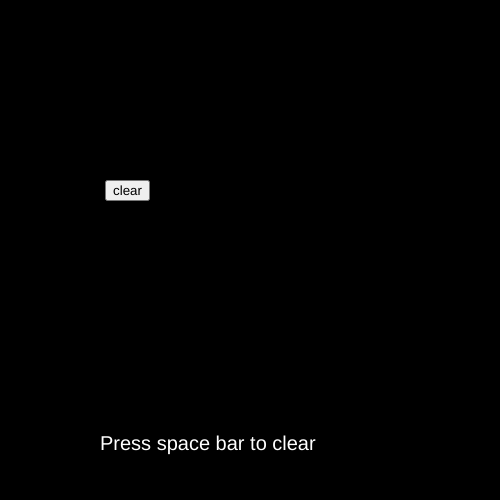
Frame 1 (no input)
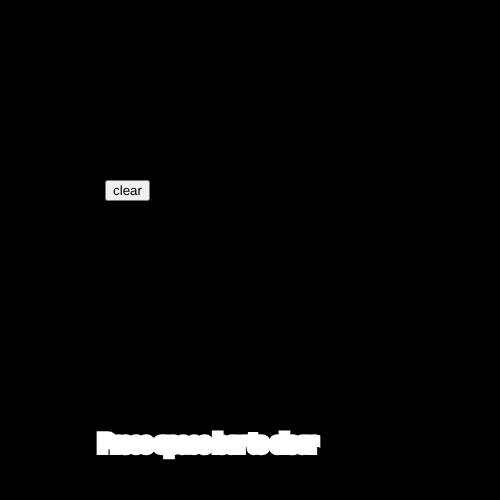
Frame 60 (no input)
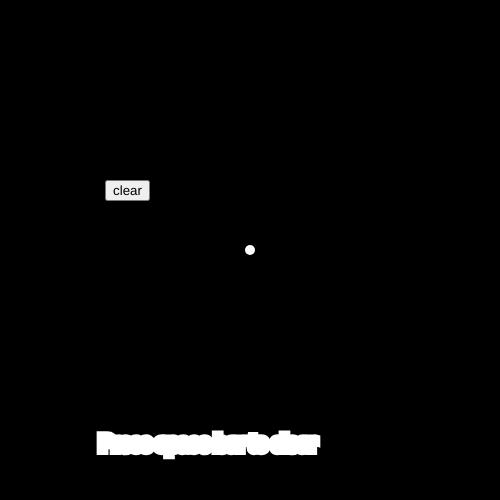
Frame 120 (the mouse pressed at the canvas centre since frame 60)

The p5.js sketch that drew these frames (run headless with seeded random() and noise() and a simulated clock; from frame 60 on, the mouse is pressed at the canvas centre):

// p5.js sketch
// ── sketch.js
var drawing = [];
//var currentPath =[];
var button

function setup(){
  
  createCanvas(500,500);
  var button = createButton('clear',10,10);
  button.position(105, 180);
}

function draw(){
  background(0);
  fill(255);
  textSize(20);
  text("Press space bar to clear",100,450);
  if(mouseIsPressed){
    var point ={
      x:mouseX,
      y:mouseY
    } 
    drawing.push(point);
  }
 beginShape();
 stroke(255);
 strokeWeight(10);  
noFill();
for(i = 0; i < drawing.length;i++){
    vertex(drawing[i].x,drawing[i].y)
}
endShape();
if (keyIsDown(32)){
drawing = drawing[i];
}
}
